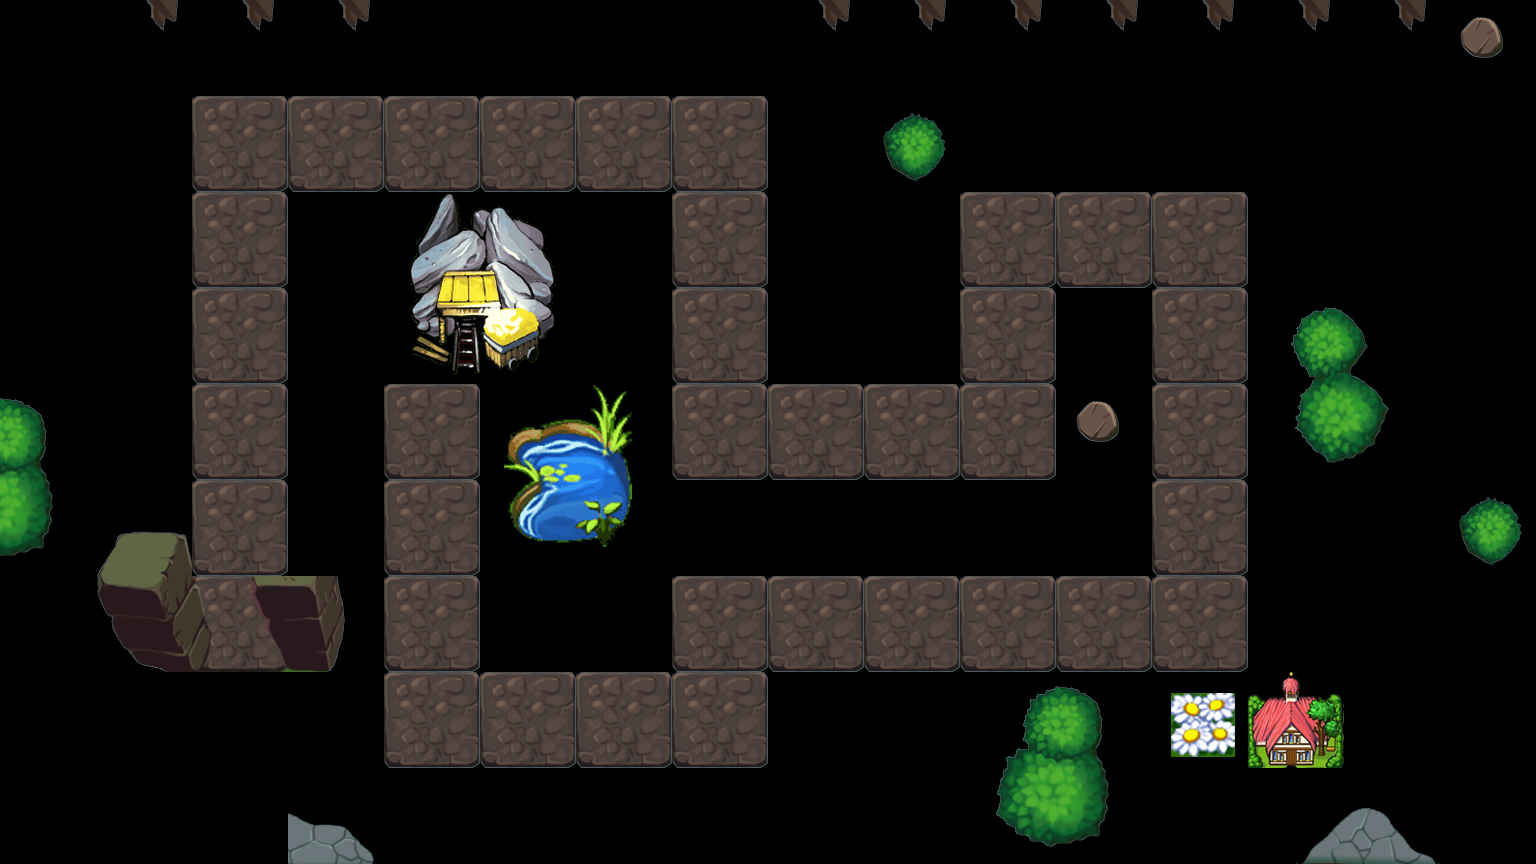

Below is a game level as drawn by its tile map, then a one-line description and the .tmx that defines it (tile-layer data replaced by summaries):
An orthogonal 16x9 tile map with 96x96 px tiles, 1 tile layer (bg) and 14 objects (4, 5, 6, 7, 8, ...).

<map version="1.0" orientation="orthogonal" renderorder="right-down" width="16" height="9" tilewidth="96" tileheight="96" nextobjectid="20">
 <tileset firstgid="1" name="tiles" tilewidth="96" tileheight="96">
  <image source="tiles.png" trans="ff00ff" width="768" height="576" />
  <tile id="38">
   <properties>
    <property name="canTouch" value="1" />
   </properties>
  </tile>
 </tileset>
 <layer name="bg" width="16" height="9">
  <data>[144 cells, 144 non-empty, 30 distinct tile ids]</data>
 </layer>
 <objectgroup name="obj">
  <object id="1" name="4" x="738" y="124" />
  <object id="2" name="5" x="742" y="400" />
  <object id="3" name="6" x="985" y="394" />
  <object id="4" name="7" x="1018" y="218" />
  <object id="5" name="8" x="1218" y="215" />
  <object id="6" name="9" x="1185" y="585" />
  <object id="7" name="10" x="732" y="615" />
  <object id="8" name="11" x="732" y="732" />
  <object id="9" name="0" x="254" y="656" />
  <object id="10" name="1" x="257" y="547" />
  <object id="11" name="2" x="258" y="354" />
  <object id="12" name="3" x="259" y="129" />
  <object id="18" name="12" x="413" y="736" />
  <object id="19" name="13" x="424" y="335" />
 </objectgroup>
</map>
